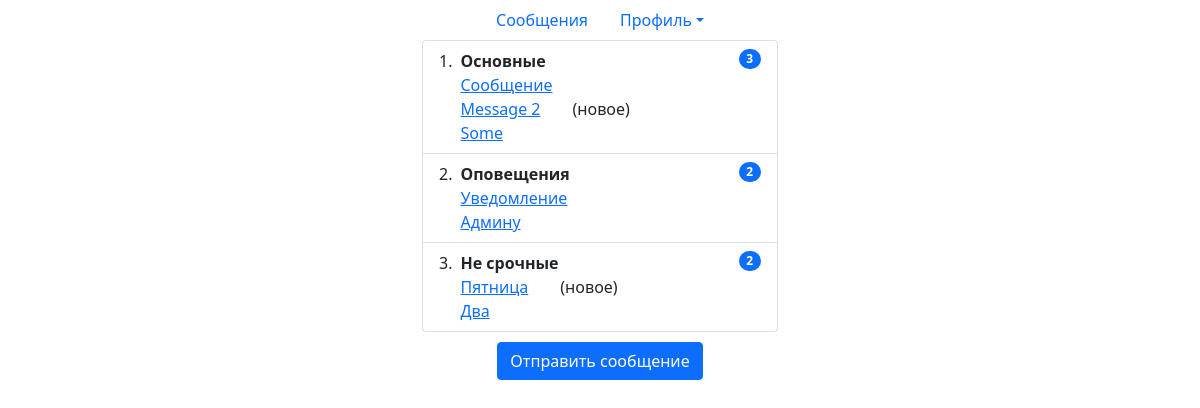
/posts.php (signed in), run on the app's committed database.
### tables this page shows
CREATE TABLE `messages` (
  `id` int NOT NULL,
  `group_id` int NOT NULL,
  `title` varchar(255) NOT NULL,
  `text` text NOT NULL,
  `sendler_id` varchar(96) NOT NULL,
  `receiver_id` varchar(96) NOT NULL,
  `readed` tinyint(1) NOT NULL DEFAULT '0',
  `date_added` datetime NOT NULL DEFAULT CURRENT_TIMESTAMP
);

### model/model.php (called while the page is built, shortened)
<?php
function connectBD(){
    $mysqli = new mysqli(HOSTNAME, USERNAME, PASSWORD, DBNAME);
    return $mysqli;
}
function getUser($id){
    $mysqli = connectBD();
    $query = "SELECT * FROM `users` LEFT JOIN `user_groups` ON users.id = user_groups.user_id  WHERE `id` = $id";
    $result = $mysqli->query($query);
    return $result;
}
function getUserMessages($id_user, $group_id){
    $mysqli = connectBD();
    $query = "SELECT * FROM `messages` WHERE (`sendler_id` = $id_user OR `receiver_id` = $id_user) AND `group_id`= $group_id";
    $result = $mysqli->query($query);
    $row = $result->fetch_all(MYSQLI_ASSOC);
    return $row;
}
function getGroups($id_user){
    $mysqli = connectBD();
    $query = "SELECT * FROM `message_group` WHERE `user_id` = $id_user OR `receiver_id` = $id_user";
    $result = $mysqli->query($query);
    $row = $result->fetch_all(MYSQLI_ASSOC);
    return $row;
}

### controller/controller.php (called while the page is built, shortened)
<?php
$path = $_SERVER['DOCUMENT_ROOT'];
include_once "$path/cassoft/model/model.php";
function getUserInfo($id){
    $result = getUser($id);
    $row = $result->fetch_all(MYSQLI_ASSOC);
    foreach ($row as $key => $value) {
        $groups[] = $value['description'];
        $data = array(
            'id' => $value['id'],
            'status' => $value['status'],
            'name' => $value['name'],
            'email' => $value['email'],
            'phone' => $value['phone'],
            'password' => $value['password'],
            'newsletter' => $value['newsletter'],
            'groups' => $groups
        );
    }
    return $data;
}
function getMessageGroups($id_user){
    $row = getGroups($id_user);
    foreach($row as $value){
        $group_id = $value['id'];
        $group_title = $value['group_title'];
        $rowMes = getUserMessages($id_user, $group_id);
        $messages[$group_title] = $rowMes;
    }
    return $messages;
}

### posts.php (the view)
<?php include_once "common/header.php";?>
<div class = "container">
    <div class="row justify-content-center">
        <div class="col-4">
            <?php (isset($_SESSION)) ? '' : session_start(); if(isset($_SESSION['id'])){ $data = getUserInfo($_SESSION['id']);
                    foreach ($data['groups'] as $group) {
                        if($group == 'Проверенные пользователи' || $group == 'Администратор'){
                            $messages = getMessageGroups($_SESSION['id']);?>
                            <ol class="list-group list-group-numbered">
                            <?php foreach($messages as $group => $mess){?>
                                <li class="list-group-item d-flex justify-content-between align-items-start">
                                    <div class="ms-2 me-auto">
                                        <div class="fw-bold"><?php echo $group?></div>
                                            <?php foreach($mess as $message){?>
                                                <div><a href="message.php?id=<?php echo $message['id'];?>"><?php echo $message['title'];?></a><?php ($message['readed'] == '0' && $message['sendler_id'] != $_SESSION['id']) ? print('&emsp;&emsp;(новое)'):'';?></div>
                                            <?php }?>
                                    </div>
                                    <span class="badge bg-primary rounded-pill"><?php echo count($mess);?></span>
                                    <?php }?>
                                </li>
                                </ol>
                                <div class="col align-self-center" style="text-align: center;margin-top: 10px;">
                                    <a class="btn btn-primary" href="add_post.php" role="button">Отправить сообщение</a>
                                </div>
                    <?php break; }else{ ?>
                            Вы не можете просматривать сообщения
                        <?php break; } ?>
                    <?php } ?>
            <?php } ?>
            </div>
        </div>
    </div>
</body>
</html>

### common/header.php (shortened to what this page needs)
<?php include_once 'controller/controller.php';?>
<!DOCTYPE html>
<html lang="en">
<head>
    <link href="https://cdn.jsdelivr.net/npm/bootstrap@5.1.1/dist/css/bootstrap.min.css" rel="stylesheet">
</head>
<body>
<ul class="nav justify-content-center">
  <li class="nav-item">
    <a class="nav-link" href="posts.php">Сообщения</a>
  </li>
  <li class="nav-item dropdown">
    <a class="nav-link dropdown-toggle" data-bs-toggle="dropdown" href="#" role="button" aria-expanded="false">Профиль</a>
  </li>
</ul>

### data on the page
messages: title "Сообщение"
messages: title "Message 2"
messages: title "Some"
messages: title "Уведомление"
messages: title "Админу"
messages: title "Пятница"
messages: title "Два"

### other printed values
$group "Основные"
count($mess) "3"
$group "Оповещения"
count($mess) "2"
$group "Не срочные"
